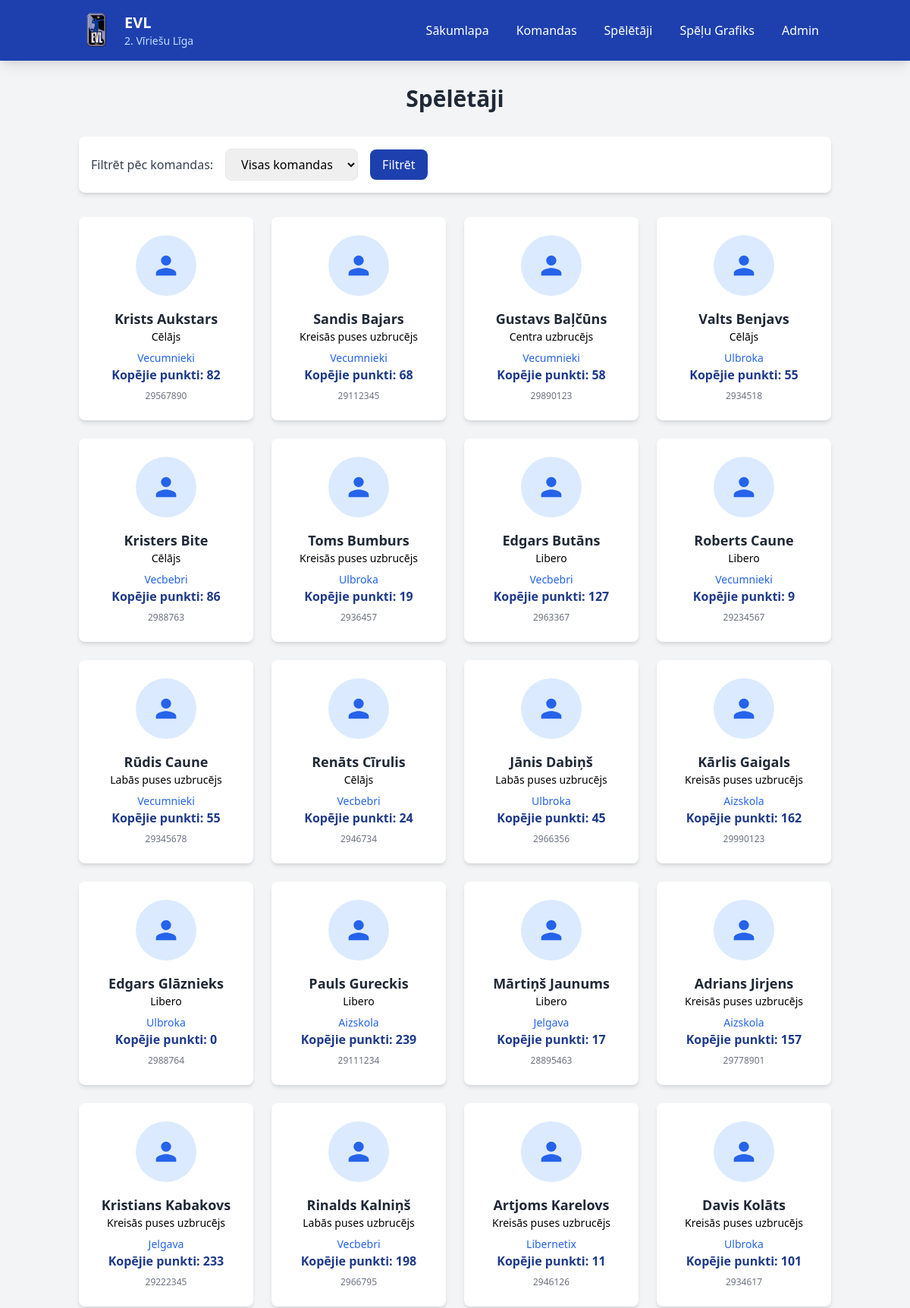
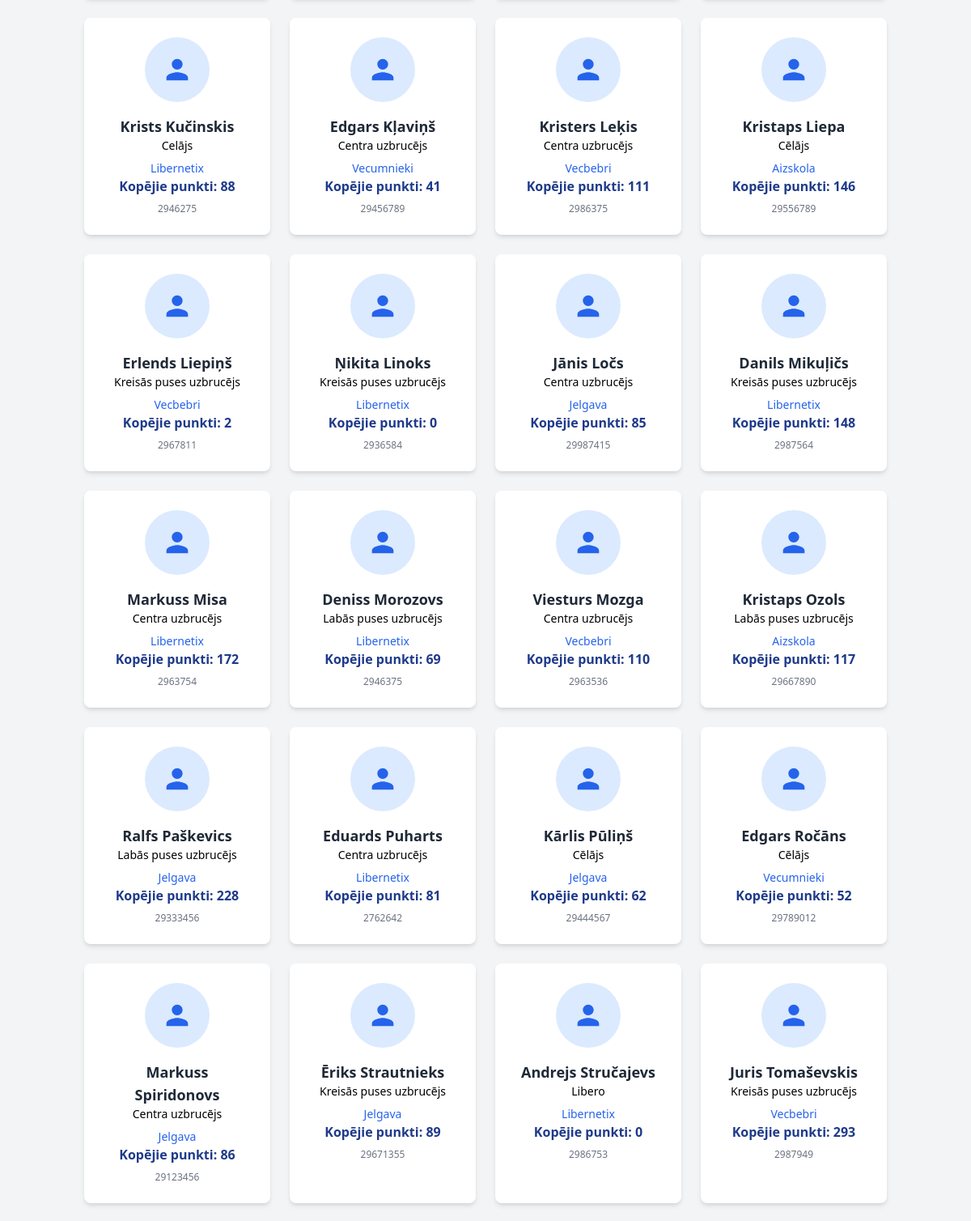
The page /players (upper part) on the database its author committed (2 pictures, top to bottom).
### tables this page shows
CREATE TABLE players (
	id INTEGER PRIMARY KEY AUTOINCREMENT,
	first_name TEXT NOT NULL,
	last_name TEXT NOT NULL,
	"position" TEXT NOT NULL,
	team_id INTEGER,
	phone TEXT,
	CONSTRAINT FK_players_teams FOREIGN KEY (team_id) REFERENCES teams(id),
	CONSTRAINT players_player_stats_FK FOREIGN KEY (id) REFERENCES player_stats(player_id)
);

CREATE TABLE teams (
	id INTEGER PRIMARY KEY AUTOINCREMENT,
	name TEXT NOT NULL,
	logo TEXT DEFAULT ('/static/volleyball.svg'),
	played INTEGER DEFAULT (0),
	won INTEGER DEFAULT (0),
	lost INTEGER DEFAULT (0),
	points INTEGER DEFAULT (0),
	sets_won INTEGER DEFAULT (0),
	sets_lost INTEGER DEFAULT (0)
);

### app.py (the view)
@app.route('/players')
def players():
    conn = get_db_connection()
    teams_list = conn.execute('SELECT * FROM teams ORDER BY name').fetchall()
    team_filter = request.args.get('team', '')
    query = '''
        SELECT p.*, t.name as team_name, IFNULL(ps.total_points, 0) as points
        FROM players p
        JOIN teams t ON p.team_id = t.id
        LEFT JOIN player_stats ps ON p.id = ps.player_id
    '''
    if team_filter:
        players_list = conn.execute(query + ' WHERE t.id = ? ORDER BY p.last_name', (team_filter,)).fetchall()
    else:
        players_list = conn.execute(query + ' ORDER BY p.last_name').fetchall()
    conn.close()
    return render_template('players.html', players=players_list, teams=teams_list, selected_team=team_filter)

### app.py (called while the page is built)
def get_db_connection():
    conn = sqlite3.connect(DATABASE)
    conn.row_factory = sqlite3.Row
    return conn

### templates/players.html (shortened to what this page needs)
{% extends "base.html" %}
{% block content %}
<div class="container mx-auto px-4 py-8">
    <h1 class="text-3xl font-bold text-gray-800 mb-8 text-center">Spēlētāji</h1>
    <div class="bg-white rounded-lg shadow-md p-4 mb-8">
        <form method="get" class="flex flex-wrap gap-4 items-center">
            <label class="font-medium text-gray-700">Filtrēt pēc komandas:</label>
            <select name="team" class="border rounded-lg px-4 py-2 focus:ring-2 focus:ring-blue-500 focus:outline-none">
                <option value="">Visas komandas</option>
            </select>
            <button type="submit" class="bg-blue-800 text-white px-4 py-2 rounded-lg hover:bg-blue-900 transition">
                Filtrēt
            </button>
        </form>
    </div>
    <div class="grid grid-cols-1 sm:grid-cols-2 md:grid-cols-3 lg:grid-cols-4 gap-6">
        {% for player in players %}
        <div class="bg-white rounded-lg shadow-md overflow-hidden hover:shadow-xl transition duration-300">
            <div class="p-6 text-center">
                <div class="bg-blue-100 rounded-full w-20 h-20 mx-auto mb-4 flex items-center justify-center">
                    <svg class="w-10 h-10 text-blue-600" fill="currentColor" viewBox="0 0 24 24">
                        <path d="M12 12c2.21 0 4-1.79 4-4s-1.79-4-4-4-4 1.79-4 4 1.79 4 4 4zm0 2c-2.67 0-8 1.34-8 4v2h16v-2c0-2.66-5.33-4-8-4z"/>
                    </svg>
                </div>
                <h3 class="text-lg font-bold text-gray-800">{{ player.first_name }} {{ player.last_name }}</h3>
                <p class="text-orange-500 font-medium text-sm mb-2">{{ player.position }}</p>
                <p class="text-blue-600 text-sm">{{ player.team_name }}</p>
                <p class="text-font medium font-black text-blue-900">Kopējie punkti: {{ player.points }}</p>
                {% if player.phone %}
                <p class="text-gray-500 text-xs mt-2">{{ player.phone }}</p>
                {% endif %}
            </div>
        </div>
        {% else %}
        <div class="col-span-full text-center py-12 text-gray-500">
            Spēlētāji netika atrasti
        </div>
        {% endfor %}
    </div>
</div>
{% endblock %}

### static/style.css (style rules this page uses)
:root { --primary-color: #1e40af; --secondary-color: #f97316; --success-color: #22c55e; --danger-color: #ef4444; --gray-100: #f3f4f6; --gray-200: #e5e7eb; --gray-300: #d1d5db; --gray-600: #4b5563; --gray-800: #1f2937; }
button, a[class*="bg-"] { transition: all 0.2s ease; }

### rows shown on the page
players: first_name "Krists", last_name "Aukstars", position "Cēlājs", team_name "Vecumnieki", points "82", phone "29567890"
players: first_name "Sandis", last_name "Bajars", position "Kreisās puses uzbrucējs", team_name "Vecumnieki", points "68", phone "29112345"
players: first_name "Gustavs", last_name "Baļčūns", position "Centra uzbrucējs", team_name "Vecumnieki", points "58", phone "29890123"
players: first_name "Valts", last_name "Benjavs", position "Cēlājs", team_name "Ulbroka", points "55", phone "2934518"
players: first_name "Kristers", last_name "Bite", position "Cēlājs", team_name "Vecbebri", points "86", phone "2988763"
players: first_name "Toms", last_name "Bumburs", position "Kreisās puses uzbrucējs", team_name "Ulbroka", points "19", phone "2936457"
players: first_name "Edgars", last_name "Butāns", position "Libero", team_name "Vecbebri", points "127", phone "2963367"
players: first_name "Roberts", last_name "Caune", position "Libero", team_name "Vecumnieki", points "9", phone "29234567"
players: first_name "Rūdis", last_name "Caune", position "Labās puses uzbrucējs", team_name "Vecumnieki", points "55", phone "29345678"
players: first_name "Renāts", last_name "Cīrulis", position "Cēlājs", team_name "Vecbebri", points "24", phone "2946734"
players: first_name "Jānis", last_name "Dabiņš", position "Labās puses uzbrucējs", team_name "Ulbroka", points "45", phone "2966356"
players: first_name "Kārlis", last_name "Gaigals", position "Kreisās puses uzbrucējs", team_name "Aizskola", points "162", phone "29990123"
players: first_name "Edgars", last_name "Glāznieks", position "Libero", team_name "Ulbroka", points "0", phone "2988764"
players: first_name "Pauls", last_name "Gureckis", position "Libero", team_name "Aizskola", points "239", phone "29111234"
players: first_name "Mārtiņš", last_name "Jaunums", position "Libero", team_name "Jelgava", points "17", phone "28895463"
players: first_name "Adrians", last_name "Jirjens", position "Kreisās puses uzbrucējs", team_name "Aizskola", points "157", phone "29778901"
players: first_name "Kristians", last_name "Kabakovs", position "Kreisās puses uzbrucējs", team_name "Jelgava", points "233", phone "29222345"
players: first_name "Rinalds", last_name "Kalniņš", position "Labās puses uzbrucējs", team_name "Vecbebri", points "198", phone "2966795"
players: first_name "Artjoms", last_name "Karelovs", position "Kreisās puses uzbrucējs", team_name "Libernetix", points "11", phone "2946126"
players: first_name "Davis", last_name "Kolāts", position "Kreisās puses uzbrucējs", team_name "Ulbroka", points "101", phone "2934617"
players: first_name "Krists", last_name "Kučinskis", position "Celājs", team_name "Libernetix", points "88", phone "2946275"
players: first_name "Edgars", last_name "Kļaviņš", position "Centra uzbrucējs", team_name "Vecumnieki", points "41", phone "29456789"
players: first_name "Kristers", last_name "Leķis", position "Centra uzbrucējs", team_name "Vecbebri", points "111", phone "2986375"
players: first_name "Kristaps", last_name "Liepa", position "Cēlājs", team_name "Aizskola", points "146", phone "29556789"
players: first_name "Erlends", last_name "Liepiņš", position "Kreisās puses uzbrucējs", team_name "Vecbebri", points "2", phone "2967811"
players: first_name "Ņikita", last_name "Linoks", position "Kreisās puses uzbrucējs", team_name "Libernetix", points "0", phone "2936584"
players: first_name "Jānis", last_name "Ločs", position "Centra uzbrucējs", team_name "Jelgava", points "85", phone "29987415"
players: first_name "Danils", last_name "Mikuļičs", position "Kreisās puses uzbrucējs", team_name "Libernetix", points "148", phone "2987564"
players: first_name "Markuss", last_name "Misa", position "Centra uzbrucējs", team_name "Libernetix", points "172", phone "2963754"
players: first_name "Deniss", last_name "Morozovs", position "Labās puses uzbrucējs", team_name "Libernetix", points "69", phone "2946375"
players: first_name "Viesturs", last_name "Mozga", position "Centra uzbrucējs", team_name "Vecbebri", points "110", phone "2963536"
players: first_name "Kristaps", last_name "Ozols", position "Labās puses uzbrucējs", team_name "Aizskola", points "117", phone "29667890"
players: first_name "Ralfs", last_name "Paškevics", position "Labās puses uzbrucējs", team_name "Jelgava", points "228", phone "29333456"
players: first_name "Eduards", last_name "Puharts", position "Centra uzbrucējs", team_name "Libernetix", points "81", phone "2762642"
players: first_name "Kārlis", last_name "Pūliņš", position "Cēlājs", team_name "Jelgava", points "62", phone "29444567"
players: first_name "Edgars", last_name "Ročāns", position "Cēlājs", team_name "Vecumnieki", points "52", phone "29789012"
players: first_name "Markuss", last_name "Spiridonovs", position "Centra uzbrucējs", team_name "Jelgava", points "86", phone "29123456"
players: first_name "Ēriks", last_name "Strautnieks", position "Kreisās puses uzbrucējs", team_name "Jelgava", points "89", phone "29671355"
players: first_name "Andrejs", last_name "Stručajevs", position "Libero", team_name "Libernetix", points "0", phone "2986753"
players: first_name "Juris", last_name "Tomaševskis", position "Kreisās puses uzbrucējs", team_name "Vecbebri", points "293", phone "2987949"
